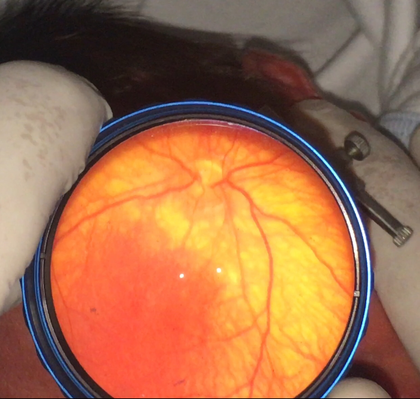
%> input picture Pipeline/Imagenes/IMG_6301.PNG, 420 x 399 px, shrunk from 1242 x 1180 before the run
$ octave Seleccion_freq_Cuadrada.m   (GNU Octave 9; MATLAB toolbox functions it lacks are replaced by stand-ins)
%> lines starting %> are read from the running program, lines starting %| are printed output that depends on the picture; in (x1, y1, x2, y2) boxes, pixels count from 0 and x2, y2 are one past the last pixel; in counts of white or black regions, pixels touching at a corner belong together; the program's own positions count from 1
### Pipeline/Funciones/cargarimagen.m
function [imRGB,imGray] = cargarimagen(file)
%> called with file = 'IMG_6301.PNG'
%CARGA DE IMAGEN Lectura de imagen desde un archivo
%   Si se pasa el argumento file, abre el archivo de imagen y devuelve la
%   imagen en RGB y (opcional) en escala de grises.
%   Si no se pasa argumento, brinda una interfaz para elegir el archivo de
%   donde se obtiene la imagen. Mismo output.
%   Parametros:
%   - file (opcional): nombre del archivo o ruta completa del archivo
%   Retornos:
%   - imRGB: imagen leida directamente del archivo (generalmente en RGB)
%   - imGray (opcional): imagen conve rtida a escala de grises
% -------------------------------
    if (nargin == 0) % no se pasa el nombre del archivo por imagen
        [filename, path] = uigetfile ({'*.jpg;*.tif;*.png;*.gif',...
            'All Image Files';'*.*','All Files'},...
            'Seleccione la imagen');
        if(filename == 0)
            fprintf('No se selecciono archivo\n')
            return;
        else
            fprintf('Archivo Seleccionado:\n ')
            disp(filename);
            fprintf('Path:\n ')
            disp(strcat(path,filename));
            imRGB = im2double(imread(strcat(path,filename)));

        end

        % Se da la direccion del archivo a abrir
    else
        [path,name,ext] = fileparts(file);
        fprintf('======= Carga de Imagen ======= \n ');
        fprintf('-- Imagen Seleccionado:\n ')
        disp(strcat(name,ext));
        fprintf('Path:\n ')
        if(size(path) == 0)
            which(strcat(name,ext))
        else
            disp(path);
        end
        imRGB = im2double(imread(file));
    end

    % Argumento de salida opcional
    switch nargout
        case 2
            if( size(imRGB,3) == 3 )
                % Convierte la imagen original RGB en escala de grises
                imGray = im2double(rgb2gray(imRGB));
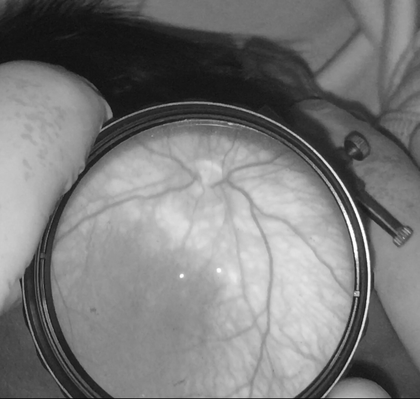
%> imGray: size 399x420 double; min 0.0396, max 1, mean 0.478
            else
                % En el caso de que la imagen original este en escala de
                % grises, las dos imagenes quedan iguales
                imGray = imRGB;
            end
    end

end

### Pipeline/Funciones/square2d.m
function[square]=square2d(xl,xh,yl,yh,m,n)
square=zeros(m,n);
xl = round(xl);
xh = round(xh);
yl = round(yl);
yh = round(yh);

for x=1:m
  for y=1:n
    if ((x>=xl)&&(x<=xh)&&(y>=yl)&&(y<=yh))
        square(x,y)=1;
    end
  end
end
end

### Pipeline/Seleccion_freq_Cuadrada.m
%% ======= Clasificacion frames por frecuencias espaciales (Cuadrada)
% Autor: RODRIGUEZ RUIZ DIAZ, Hernan Jorge

%% ========= Lectura y display de la imagen
clear all; close all; clc;
addpath('./Funciones');
addpath('./Imagenes');

% Lectura de imagen en valores RGB
[imRGB,imGray] = cargarimagen('IMG_6301.PNG');
%'imagen_desenfocada.jpg'
[M,N,t] = size(imRGB);
%> M = 399; N = 420; t = 3

% Conversion a escala de grises
fftIm = fft2(imGray);
fftIm = fftshift(fftIm);

% Vectores referidos a los ejes frecuenciales
freqV = linspace(round(-M/2),round(M/2),M);
%> freqV = 399 values from -200 to 200
freqU = linspace(round(-N/2),round(N/2),N);
%> freqU = 420 values from -210 to 210

f = figure('Name', 'imagen RGB y FFT de escala de gris');
subplot 121;
imshow(imRGB); title('RGB');
subplot 122;
imagesc(freqV,freqU,log(1+abs(fftIm))); title('Modulo FFT');
%> after `title('Modulo FFT')`:
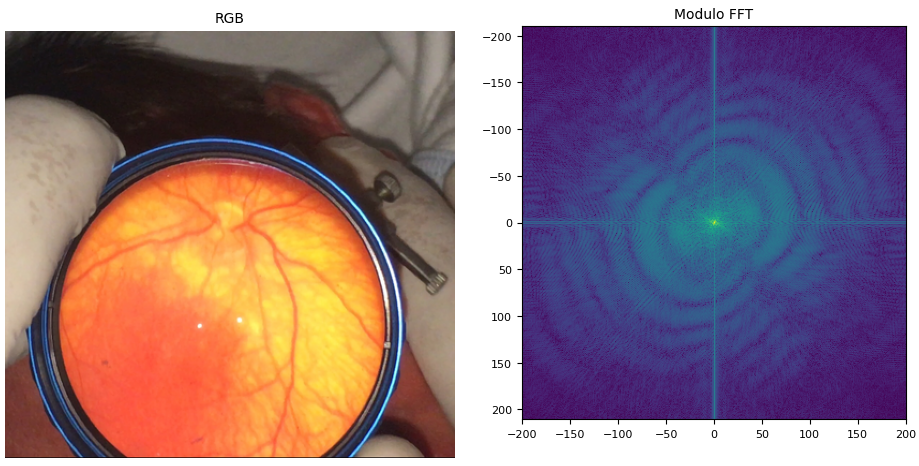
%> figure redrawn from the program's plot data, 2 panels

%% ========= Medicion de foco
fCutBajoU = N/12; fCutBajoV = M/12;
%> after `fCutBajoU = N/12`: fCutBajoU = 35
%> after `fCutBajoV = M/12`: fCutBajoV = 33.25
fCutMediaU = N/8; fCutMediaV = M/8;
%> after `fCutMediaU = N/8`: fCutMediaU = 52.5
%> after `fCutMediaV = M/8`: fCutMediaV = 49.88

% Mascara binaria para obtener las diferentes frecuencias
masc1 = square2d(M/2-fCutBajoV, M/2+fCutBajoV, ...
    N/2-fCutBajoU, N/2+fCutBajoU, M, N);
%> after the loop in square2d, `for x=1:m`:
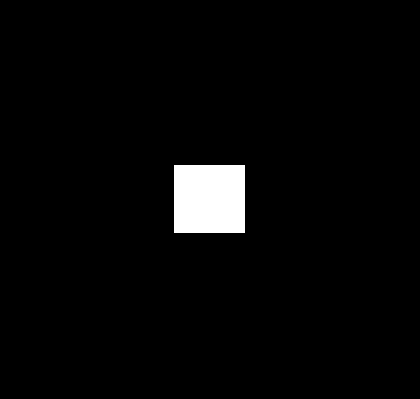
%> square: size 399x420 double; values 0 (black) and 1 (white), 2.9% white; 1 white region, box (x1, y1, x2, y2) and area: (174, 165, 245, 233) 4828
masc2 = square2d(M/2-fCutMediaV, M/2+fCutMediaV, ...
    N/2-fCutMediaU, N/2+fCutMediaU, M, N);
%> call 2 of square2d, with xl = 149.6, xh = 249.4, yl = 157.5, yh = 262.5, m = 399, n = 420
%> after the loop in square2d (call 2), `for x=1:m`:
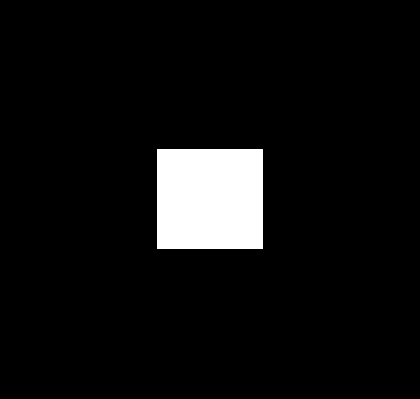
%> square: size 399x420 double; values 0 (black) and 1 (white), 6.3% white; 1 white region, box (x1, y1, x2, y2) and area: (157, 149, 263, 249) 10600

% Complemento de la segunda mascara
masc3 = zeros(M,N);
masc3(masc2==0) = 1;

% Las FFTs enmascaradas
frecBajas = fftIm .* masc1;
frecMedias = fftIm .* (masc2-masc1);
frecAltas = fftIm .* masc3;

% Graficacion del espacio frecuencial cortado
figure();
subplot 131
imagesc(freqV,freqU,log(1+abs(frecBajas))); title('Frecuencias bajas');
subplot 132
imagesc(freqV,freqU,log(1+abs(frecMedias))); title('Frecuencias medias');
subplot 133
imagesc(freqV,freqU,log(1+abs(frecAltas))); title('Frecuencias altas');
%> after `title('Frecuencias altas')`:
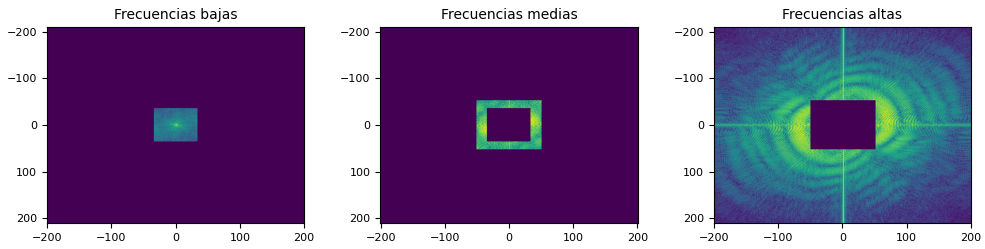
%> figure redrawn from the program's plot data, 3 panels

$ run again, with Pipeline/Imagenes/imagen_desenfocada.jpg saved as Pipeline/Imagenes/IMG_6301.PNG
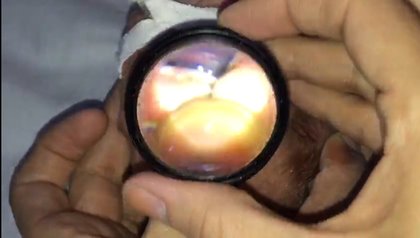
%> input picture Pipeline/Imagenes/imagen_desenfocada.jpg, 420 x 238 px, shrunk from 1906 x 1080 before the run
%> `title('Modulo FFT')`:
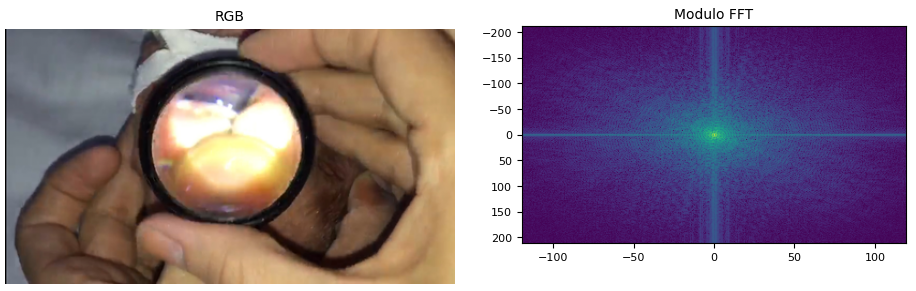
%> figure redrawn from the program's plot data, 2 panels
%> masc3: size 238x420 double; values 0 (black) and 1 (white), 93.5% white; 1 black region, box (x1, y1, x2, y2) and area: (157, 88, 263, 149) 6466
%> `title('Frecuencias altas')`:
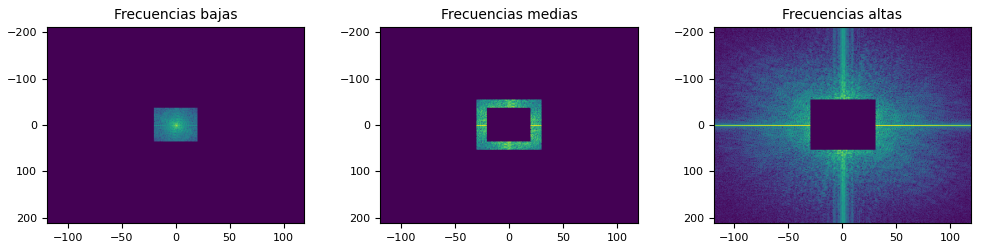
%> figure redrawn from the program's plot data, 3 panels
